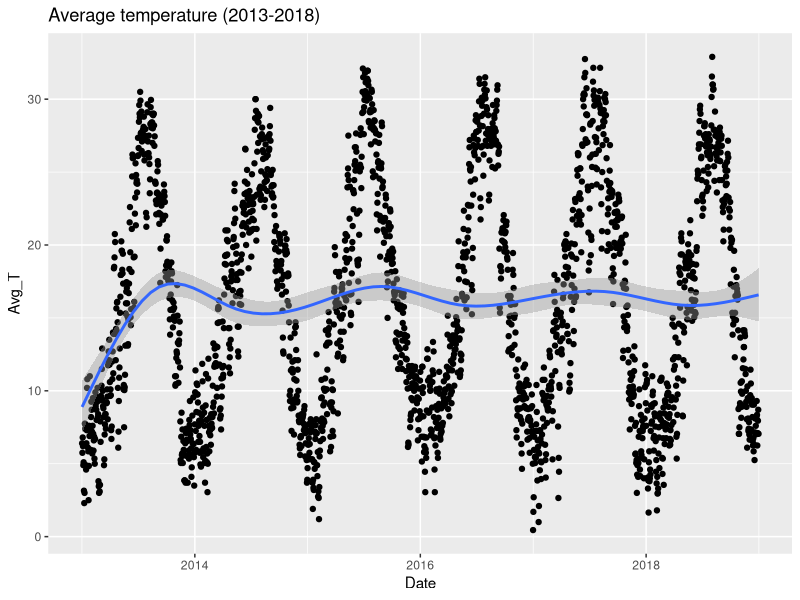
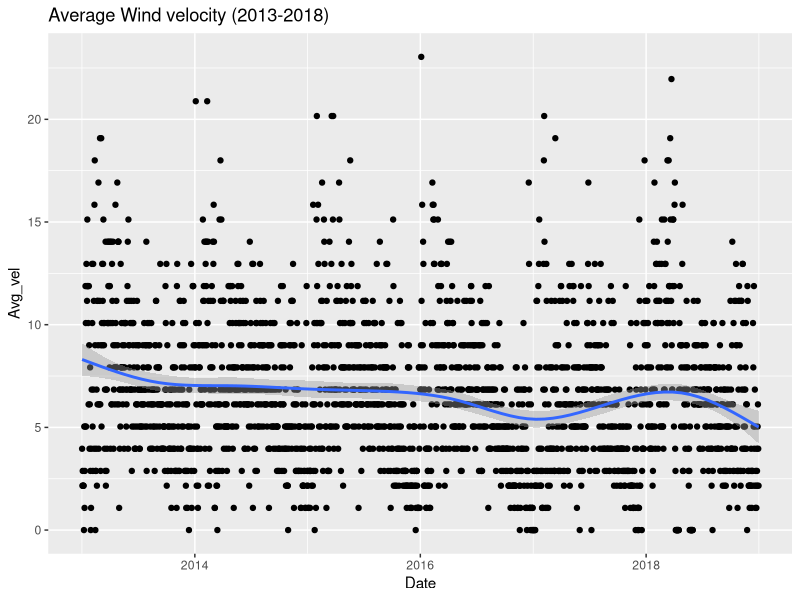

Source code (R) for these figures, in order:
#Temperatures and wind in 2013-2018

rm(list=ls())

library(tidyverse)

#load data
library("readxl")
weather <- read_excel("Data/Weather_2013-2018.xlsx")

#Rename Columns
x<-c("Date","T_max","T_min","Streak_max","Streak_hr","Avg_vel")
colnames(weather) <- x


#make characters numbers
weather$T_max <- parse_number(weather$T_max)
weather$T_min <- parse_number(weather$T_min)
weather$Streak_max <- parse_number(weather$Streak_max)
weather$Streak_hr <- NULL
weather$Avg_vel <- parse_number(weather$Avg_vel)

#Calculate average temperature
weather$Avg_T <- (weather$T_max+weather$T_min)/2

weather <- weather[c(1,2,3,6,4,5)]


#plot of average Temperature (2013-2018)
ggplot(data = weather) + 
  geom_point(mapping = aes(x = Date, y = Avg_T)) +
  geom_smooth(mapping = aes(x = Date, y = Avg_T))+
  ggtitle("Average temperature (2013-2018)")

#plot of average Wind velocity (2013-2018)
ggplot(data = weather) + 
  geom_point(mapping = aes(x = Date, y = Avg_vel)) +
  geom_smooth(mapping = aes(x = Date, y = Avg_vel))+
  ggtitle("Average Wind velocity (2013-2018)")





